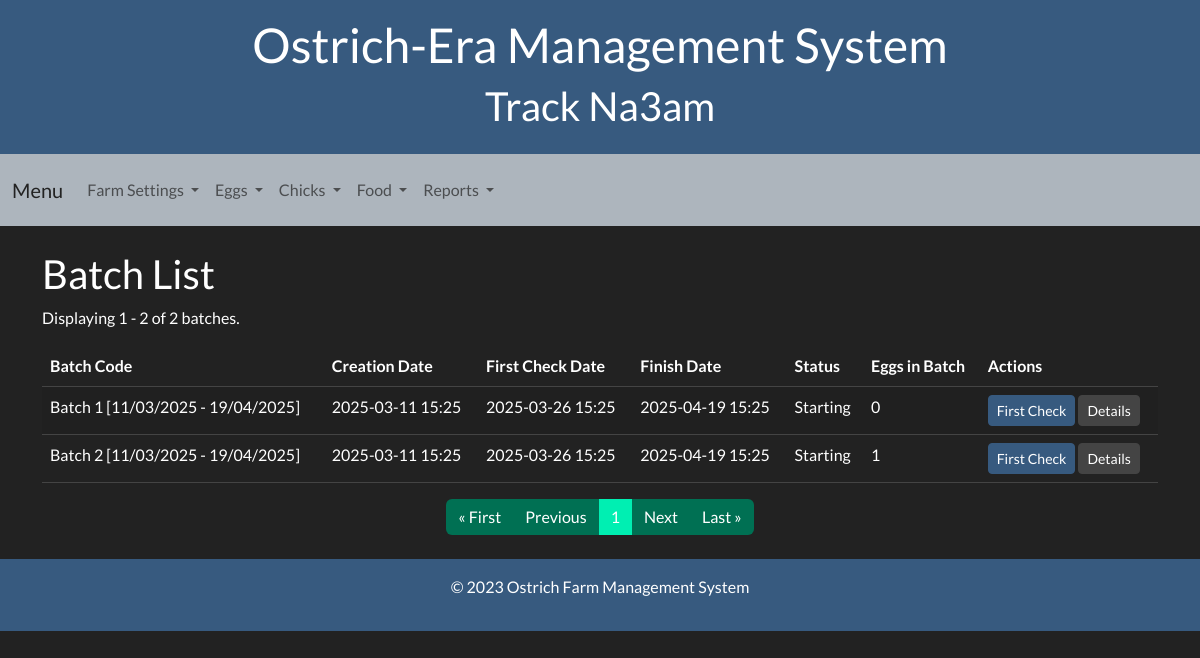
The app's page /batch-list/ with its own data.
### ostrich/models.py (models this page shows, shortened)
class Batch(models.Model):
    creation_date = models.DateTimeField(default=timezone.now)
    first_check_date = models.DateTimeField(blank=True, null=True)
    finish_date = models.DateTimeField(blank=True, null=True)
    batch_code = models.CharField(max_length=100, unique=True, blank=True)
    @property
    def status(self):
        now = timezone.now()
        if now < self.first_check_date:
            return "Starting"
        elif self.first_check_date <= now < self.finish_date:
            return "First Check Done"
        else:
            return "Finished"
    @property
    def number_of_eggs(self):
        return self.eggs.count()

### ostrich/views.py (the view)
# urls.py: path('batch-list/', views.batch_list, name='batch_list'),
def batch_list(request):
    batches = Batch.objects.all().order_by('-creation_date')  # Order by creation_date in descending order
    paginator = Paginator(batches, 20)  # Show 20 batches per page
    page_number = request.GET.get('page')  # Get the current page number from the URL
    page_batches = paginator.get_page(page_number)  # Get the batches for the requested page
    return render(request, 'eggs/batch_list.html', {'page_batches': page_batches})

### templates/eggs/batch_list.html
{% extends 'base.html' %}
{% block content %}
<h2>Batch List</h2>
<p>Displaying {{ page_batches.start_index }} - {{ page_batches.end_index }} of {{ page_batches.paginator.count }} batches.</p>
<table class="table table-striped">
    <thead>
        <tr>
            <th>Batch Code</th>
            <th>Creation Date</th>
            <th>First Check Date</th>
            <th>Finish Date</th>
            <th>Status</th>
            <th>Eggs in Batch</th>
            <th>Actions</th>
        </tr>
    </thead>
    <tbody>
        {% for batch in page_batches %}
        <tr>
            <td>{{ batch.batch_code }}</td>
            <td>{{ batch.creation_date|date:"Y-m-d H:i" }}</td>
            <td>{{ batch.first_check_date|date:"Y-m-d H:i" }}</td>
            <td>{{ batch.finish_date|date:"Y-m-d H:i" }}</td>
            <td>{{ batch.status }}</td>
            <td>{{ batch.number_of_eggs }}</td>
            <td>
                <a href="{% url 'first_check' batch.id %}" class="btn btn-primary btn-sm">First Check</a>
                <a href="{% url 'batch_detail' batch.id %}" class="btn btn-secondary btn-sm">Details</a>
            </td>
        </tr>
        {% empty %}
        <tr>
            <td colspan="7" class="text-center">No batches available.</td>
        </tr>
        {% endfor %}
    </tbody>
</table>
<nav aria-label="Page navigation">
    <ul class="pagination justify-content-center">
        {% if page_batches.has_previous %}
        <li class="page-item">
            <a class="page-link" href="?page=1">&laquo; First</a>
        </li>
        <li class="page-item">
            <a class="page-link" href="?page={{ page_batches.previous_page_number }}">Previous</a>
        </li>
        {% else %}
        <li class="page-item disabled">
            <a class="page-link" href="#" tabindex="-1" aria-disabled="true">&laquo; First</a>
        </li>
        <li class="page-item disabled">
            <a class="page-link" href="#" tabindex="-1" aria-disabled="true">Previous</a>
        </li>
        {% endif %}
        <li class="page-item active" aria-current="page">
            <span class="page-link">{{ page_batches.number }}</span>
        </li>
        {% if page_batches.has_next %}
        <li class="page-item">
            <a class="page-link" href="?page={{ page_batches.next_page_number }}">Next</a>
        </li>
        <li class="page-item">
            <a class="page-link" href="?page={{ page_batches.paginator.num_pages }}">Last &raquo;</a>
        </li>
        {% else %}
        <li class="page-item disabled">
            <a class="page-link" href="#" tabindex="-1" aria-disabled="true">Next</a>
        </li>
        <li class="page-item disabled">
            <a class="page-link" href="#" tabindex="-1" aria-disabled="true">Last &raquo;</a>
        </li>
        {% endif %}
    </ul>
</nav>
{% endblock %}

### records on screen
Batch: batch_code "Batch 1 [11/03/2025 - 19/04/2025]", creation_date "2025-03-11 15:25", first_check_date "2025-03-26 15:25", finish_date "2025-04-19 15:25", status "Starting", number_of_eggs "0"
Batch: batch_code "Batch 2 [11/03/2025 - 19/04/2025]", creation_date "2025-03-11 15:25", first_check_date "2025-03-26 15:25", finish_date "2025-04-19 15:25", status "Starting", number_of_eggs "1"

### other values on screen
{{ page_batches.start_index }} "1"
{{ page_batches.end_index }} "2"
{{ page_batches.paginator.count }} "2"
{{ page_batches.number }} "1"
